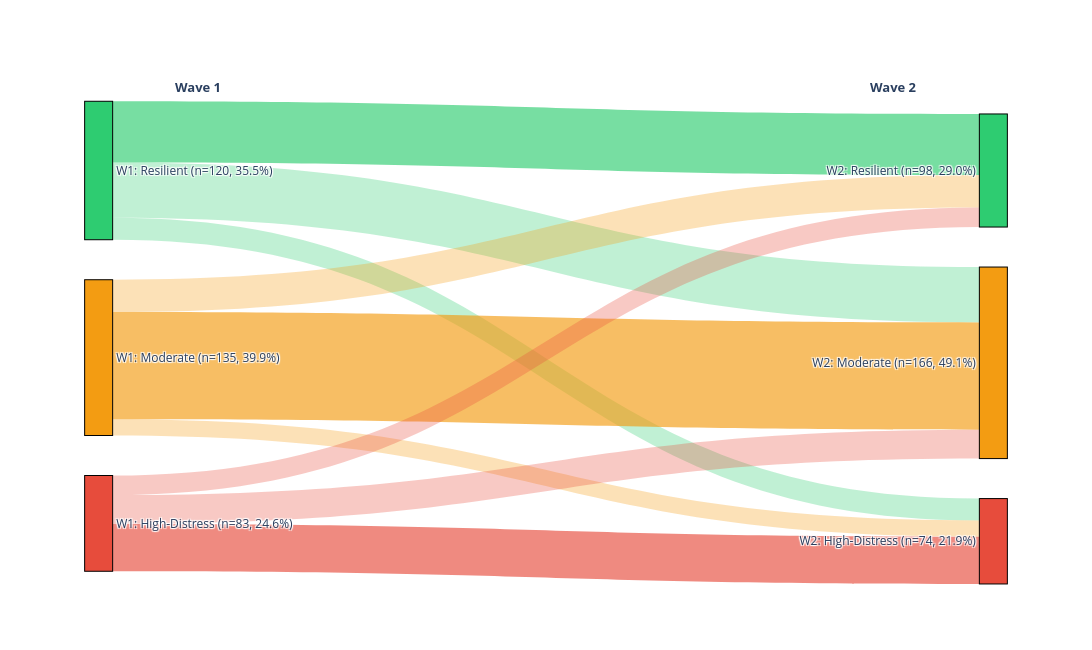

Notebook code cell kept with this figure:
### Code cell
wave1_n = transition_counts.sum(axis=1)
wave2_n = transition_counts.sum(axis=0)
total = transition_counts.values.sum()

node_labels = (
    [f"W1: {SHORT_NAMES[p]}\n(n={wave1_n[p]}, {wave1_n[p]/total*100:.1f}%)" for p in PROFILE_ORDER] +
    [f"W2: {SHORT_NAMES[p]}\n(n={wave2_n[p]}, {wave2_n[p]/total*100:.1f}%)" for p in PROFILE_ORDER]
)
node_colors = [PROFILE_COLORS[p] for p in PROFILE_ORDER] * 2

sources, targets, values, link_colors, link_labels = [], [], [], [], []
for i, fp in enumerate(PROFILE_ORDER):
    for j, tp in enumerate(PROFILE_ORDER):
        cnt = int(transition_counts.loc[fp, tp])
        if cnt > 0:
            pct_val = transition_pct.loc[fp, tp]
            sources.append(i)
            targets.append(j + 3)
            values.append(cnt)
            link_labels.append(f"{SHORT_NAMES[fp]} to {SHORT_NAMES[tp]}: {cnt} ({pct_val:.1f}%)")
            hx = PROFILE_COLORS[fp].lstrip('#')
            r_c, g_c, b_c = int(hx[0:2],16), int(hx[2:4],16), int(hx[4:6],16)
            alpha = 0.65 if fp == tp else 0.30
            link_colors.append(f'rgba({r_c},{g_c},{b_c},{alpha})')

sankey_fig = go.Figure(go.Sankey(
    arrangement='snap',
    node=dict(pad=40, thickness=28, label=node_labels, color=node_colors,
              line=dict(color='black', width=1),
              x=[0.02]*3 + [0.98]*3, y=[0.15, 0.50, 0.85, 0.15, 0.50, 0.85]),
    link=dict(source=sources, target=targets, value=values, color=link_colors,
              label=link_labels, hovertemplate='%{label}<extra></extra>'),
))

sankey_fig.update_layout(
    title=dict(text='', font=dict(size=18), x=0.5, xanchor='center'),
    width=1200, height=650, paper_bgcolor='white',
    annotations=[
        dict(x=0.10, y=1.05, xref='paper', yref='paper', text='<b>Wave 1</b>', showarrow=False, font=dict(size=13)),
        dict(x=0.90, y=1.05, xref='paper', yref='paper', text='<b>Wave 2</b>', showarrow=False, font=dict(size=13)),
    ]
)

html_str = sankey_fig.to_html(full_html=True)
with open('fig6_sankey.html', 'w', encoding='utf-8') as f:
    f.write(html_str)
sankey_fig.show()
print("Figure 6: Sankey diagram saved (fig6_sankey.html)")

### Figure 1 — Plotly figure (JSON) as saved in the notebook; plotly's stock layout.template omitted (floating-point values rounded to 4 significant figures)
{"data": [{"arrangement": "snap", "link": {"color": ["rgba(46,204,113,0.65)", "rgba(46,204,113,0.3)", "rgba(46,204,113,0.3)", "rgba(243,156,18,0.3)", "rgba(243,156,18,0.65)", "rgba(243,156,18,0.3)", "rgba(231,76,60,0.3)", "rgba(231,76,60,0.3)", "rgba(231,76,60,0.65)"], "hovertemplate": "%{label}<extra></extra>", "label": ["Resilient to Resilient: 53 (44.2%)", "Resilient to Moderate: 48 (40.0%)", "Resilient to High-Distress: 19 (15.8%)", "Moderate to Resilient: 28 (20.7%)", "Moderate to Moderate: 93 (68.9%)", "Moderate to High-Distress: 14 (10.4%)", "High-Distress to Resilient: 17 (20.5%)", "High-Distress to Moderate: 25 (30.1%)", "High-Distress to High-Distress: 41 (49.4%)"], "source": [0, 0, 0, 1, 1, 1, 2, 2, 2], "target": [3, 4, 5, 3, 4, 5, 3, 4, 5], "value": [53, 48, 19, 28, 93, 14, 17, 25, 41]}, "node": {"color": ["#2ECC71", "#F39C12", "#E74C3C", "#2ECC71", "#F39C12", "#E74C3C"], "label": ["W1: Resilient\n(n=120, 35.5%)", "W1: Moderate\n(n=135, 39.9%)", "W1: High-Distress\n(n=83, 24.6%)", "W2: Resilient\n(n=98, 29.0%)", "W2: Moderate\n(n=166, 49.1%)", "W2: High-Distress\n(n=74, 21.9%)"], "line": {"color": "black", "width": 1}, "pad": 40, "thickness": 28, "x": [0.02, 0.02, 0.02, 0.98, 0.98, 0.98], "y": [0.15, 0.5, 0.85, 0.15, 0.5, 0.85]}, "type": "sankey"}], "layout": {"annotations": [{"font": {"size": 13}, "showarrow": false, "text": "<b>Wave 1</b>", "x": 0.1, "xref": "paper", "y": 1.05, "yref": "paper"}, {"font": {"size": 13}, "showarrow": false, "text": "<b>Wave 2</b>", "x": 0.9, "xref": "paper", "y": 1.05, "yref": "paper"}], "height": 650, "paper_bgcolor": "white", "title": {"font": {"size": 18}, "text": "", "x": 0.5, "xanchor": "center"}, "width": 1200}}
